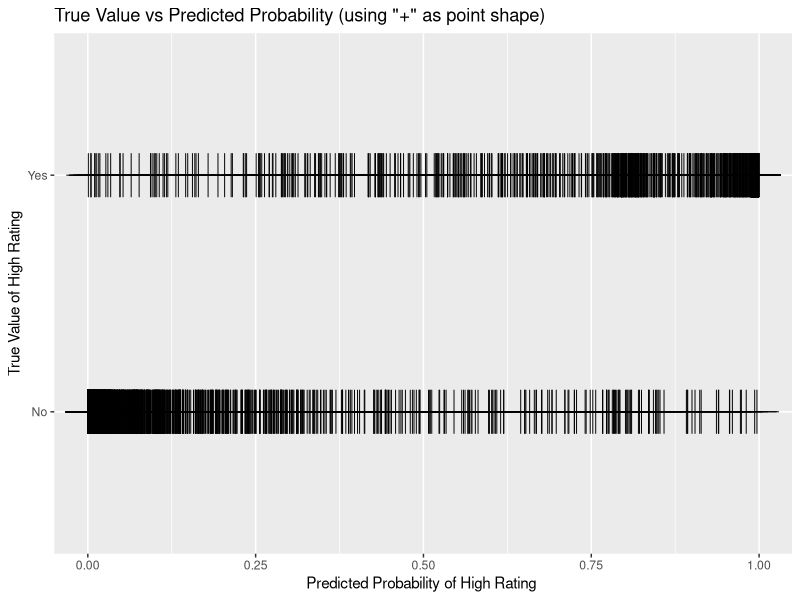
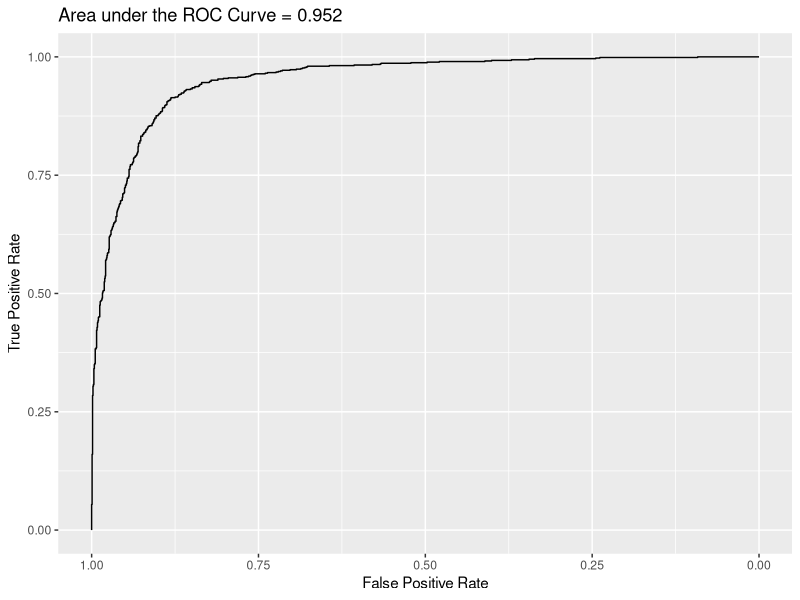
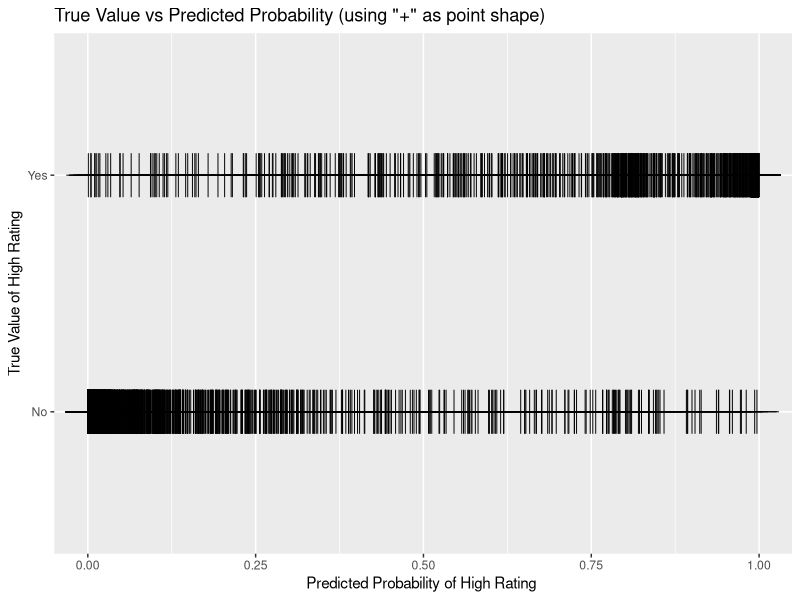
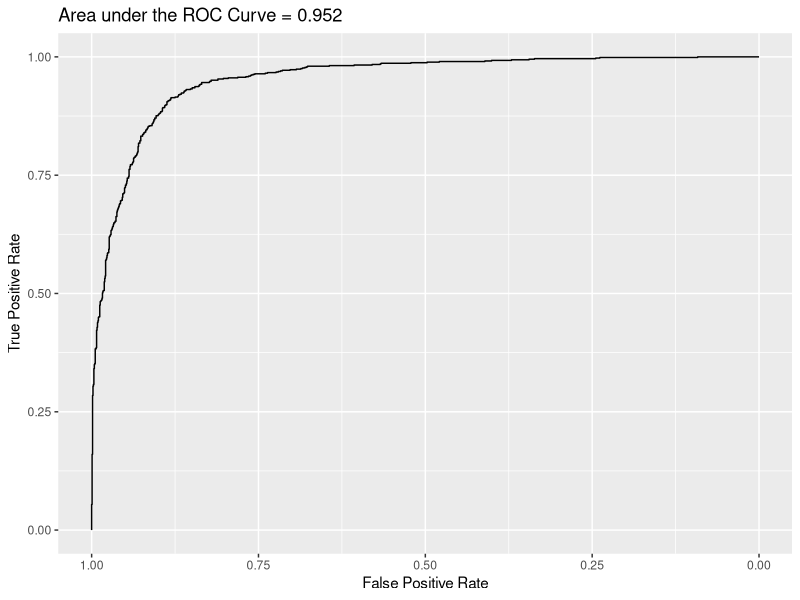

Generate these figures, in order, with R:
library(broom)
library(ggplot2)
library(knitr)
library(pROC)
library(tidyverse)

# read the data set
film <- read.csv("data/Group_07_Data_1.csv") %>%
  as_tibble()

# select models by removing insignificant variables from full model
model1 <- glm(formula=high_rating=="Yes"~length*budget*log(votes)+decade+genre,family=binomial(link="logit"),data=film)
summary(model1)
model2 <- glm(formula=high_rating=="Yes"~length*budget+log(votes)+decade+genre,family=binomial(link="logit"),data=film)
summary(model2)
model3 <- glm(formula=high_rating=="Yes"~length*budget+log(votes)+genre,family=binomial(link="logit"),data=film)
summary(model3)
model4 <- glm(formula=high_rating=="Yes"~length+length:budget+log(votes)+genre,family=binomial(link="logit"),data=film)
summary(model4)

# set final model
bind_rows(glance(model1),glance(model2),glance(model3),glance(model4),.id="Model") %>%
  select(Model,AIC,BIC) %>%
  mutate(Model=c("Model1","Model2","Model3","Model4")) %>%
  kable(digits=2,caption="Model comparison values for different models")
final.model <- model4

# add predictions into the data set
film <- film %>%
  mutate(high_rating_probability=predict(final.model,type="response")) %>%
  select(film_id:high_rating,high_rating_probability,everything())
write_csv(film,"data/Group_07_Data_2.csv")

# generate true value vs predicted probability graph
ggplot(film,aes(x=high_rating_probability,y=high_rating))+
  geom_point(shape=3,color="black",size=10)+
  labs(x="Predicted Probability of High Rating ",
       y="True Value of High Rating",
       title="True Value vs Predicted Probability (using \"+\" as point shape)")
ggsave("plots/True Value vs Predicted Probability.png")

# generate ROC curve
ROC <- roc(film$high_rating=="Yes",film$high_rating_probability)
ggroc(ROC,color="black")+
  xlab("False Positive Rate")+
  ylab("True Positive Rate")+
  ggtitle(paste("Area under the ROC Curve =",round(auc(ROC),3)))
ggsave("plots/ROC Curve.png")
